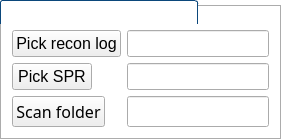
           <widget class="QGroupBox" name="groupBoxuCTOnly">
            <property name="maximumSize">
             <size>
              <width>16777215</width>
              <height>600</height>
             </size>
            </property>
            <property name="font">
             <font>
              <pointsize>12</pointsize>
             </font>
            </property>
            <property name="styleSheet">
             <string notr="true">QGroupBox
{
    background-color:transparent;
    border: 1px solid #acacac;
    margin-top: 5px;
}

QGroupBox::title
{
    subcontrol-origin: margin;
    border-top-left-radius: 3px;
    border-top-right-radius: 3px;
    border: 1px solid #0b477b;
    border-bottom: none;
    background-color: qlineargradient(x1: 0, y1: 0, x2: 0, y2: 1,
        stop: 0 #005192, stop: 1 #002f60);
    padding: 2 2px;
    color: white;
}</string>
            </property>
            <property name="title">
             <string>Additional files and folders</string>
            </property>
            <property name="flat">
             <bool>false</bool>
            </property>
            <property name="checkable">
             <bool>false</bool>
            </property>
            <property name="checked">
             <bool>false</bool>
            </property>
            <layout class="QGridLayout" name="gridLayout_8">
             <item row="1" column="0">
              <layout class="QFormLayout" name="formLayoutuCTOnly">
               <property name="fieldGrowthPolicy">
                <enum>QFormLayout::AllNonFixedFieldsGrow</enum>
               </property>
               <item row="0" column="0">
                <widget class="QPushButton" name="pushButtonCTRecon">
                 <property name="font">
                  <font>
                   <pointsize>12</pointsize>
                  </font>
                 </property>
                 <property name="text">
                  <string>Pick recon log</string>
                 </property>
                </widget>
               </item>
               <item row="0" column="1">
                <widget class="QLineEdit" name="lineEditCTRecon">
                 <property name="font">
                  <font>
                   <pointsize>12</pointsize>
                  </font>
                 </property>
                </widget>
               </item>
               <item row="1" column="0">
                <widget class="QPushButton" name="pushButtonCTSPR">
                 <property name="font">
                  <font>
                   <pointsize>12</pointsize>
                  </font>
                 </property>
                 <property name="text">
                  <string>Pick SPR</string>
                 </property>
                </widget>
               </item>
               <item row="1" column="1">
                <widget class="QLineEdit" name="lineEditCTSPR">
                 <property name="font">
                  <font>
                   <pointsize>12</pointsize>
                  </font>
                 </property>
                </widget>
               </item>
               <item row="2" column="0">
                <widget class="QPushButton" name="pushButtonScan">
                 <property name="font">
                  <font>
                   <family>Sans Serif</family>
                   <pointsize>12</pointsize>
                  </font>
                 </property>
                 <property name="text">
                  <string>Scan folder</string>
                 </property>
                </widget>
               </item>
               <item row="2" column="1">
                <widget class="QLineEdit" name="lineEditScan">
                 <property name="font">
                  <font>
                   <family>Sans Serif</family>
                   <pointsize>12</pointsize>
                  </font>
                 </property>
                </widget>
               </item>
              </layout>
             </item>
             <item row="0" column="0">
              <spacer name="verticalSpacer_6">
               <property name="orientation">
                <enum>Qt::Vertical</enum>
               </property>
               <property name="sizeType">
                <enum>QSizePolicy::Fixed</enum>
               </property>
               <property name="sizeHint" stdset="0">
                <size>
                 <width>20</width>
                 <height>13</height>
                </size>
               </property>
              </spacer>
             </item>
            </layout>
           </widget>
